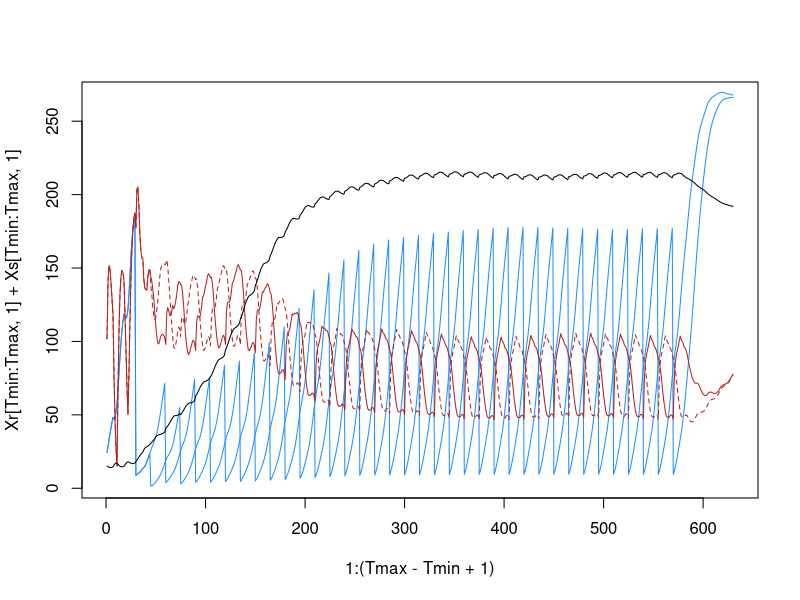

Here is the R script that generated this plot:
# 
# This script seeks to replicate the high-tunnel model that Tony sent me Aug 2017
# 
# by:  Lucas A. Nell
# 



library(Matrix) # for sparse matrices


# Equivalent to diag(v, k) in MATLAB
diag_ml <- function(v, k = 0) {
    k <- as.integer(k)
    md <- diag(as.vector(v))
    md2 <- matrix(0, nrow(md) + abs(k), ncol(md) + abs(k))
    if (k > 0) {
        md2[1:nrow(md), (k+1):ncol(md2)] <- md
    } else if (k < 0) {
        md2[(abs(k)+1):nrow(md2), 1:ncol(md)] <- md
    } else {
        md2 <- md
    }
    return(md2)
}

# Check if any numbers are actually complex (imaginary part is != 0)
any_complex <- function(x) {
    any(sapply(x, function(xx) !identical(Im(xx), 0)))
}

# global totStage stageInts mumInts sj sa relatt sexratio Lr Ls clone


# % NOTE: The code is set up for 2 clones that have different life histories.
# % The life histories are taken from lab experiments and correspond to
# % demographic parameters at 20 and 27 C. See Meisner et al. 2014.
# 
# % The juvenile and adult demographic rates are separated, so you can pick
# % them separately for the different clones. "Resistant" clones are
# % resistant to parasitism.
# 
# % rows: 1=resistant, susceptible = 2
# % columns: 1=aphid juv, 2=aphid adult
# % values 1=low growth rate, 2=high growth rate
clone <- rbind(c(2, 1), c(2, 2))

# %%%%%%%%%%%%%%%%%%%%%%%%%%%%%%%%%%%%%%%%%%%%%%%
# % lab parameters

totStage <- 32

# % this sets the time scale in terms of the numbers of days per instar and
# % mummy development time
stageInts <- rbind(c(2, 2, 2, 2, 19), c(1, 1, 1, 2, 23))
mumInts <- cbind(7, 3)

# % juvenile survival
sj <- cbind(0.9745, 0.9849)

# % adult survival
sa <- rbind(c(1.0000, 0.9949, 0.9818, 0.9534, 0.8805, 0.8367, 0.8532, 0.8786, 0.8823, 
              0.8748, 0.8636, 0.8394, 0.8118, 0.8096, 0.8240, 0.8333, 0.7544, 0.5859, 
              0.4155, 0.2216),
            c(1.0000, 0.9986, 0.9951, 0.9874, 0.9675, 0.9552, 0.9550, 0.9549, 0.9462, 
              0.8992, 0.8571, 0.8408, 0.8281, 0.8062, 0.7699, 0.7500, 0.7559, 0.7649, 
              0.7240, 0.4367))
sa <- cbind(sa, matrix(0,2,180))

# % reproduction
repro <- rbind(
    c(0, 2.5925, 4.4312, 5.1403, 5.5190, 5.6633, 5.6010, 5.4577, 5.2904, 5.0613, 4.6970, 
      3.3577, 1.5946, 1.0817, 0.9666, 0.8333, 0.4689, 0.0709, 
      0, 0, 0, 0),
    c(0, 3.1975, 5.4563, 6.2996, 6.7372, 6.9030, 6.8210, 6.6100, 6.1962, 5.1653, 4.1837, 
      3.6029, 3.1023, 2.4799, 1.6909, 1.1750, 1.0148, 0.9096, 
      0.7821, 0.6430, 0.5000, 0.3531)
)
repro <- cbind(repro, matrix(0,2,178))


# % relative attack rate on the different instars
# % from Ives et al 1999
relatt_by_instar <- cbind(0.12, 0.27, 0.39, 0.16, 0.06)

# % putting in the attack rates for different development rates
relattemp <- matrix(0,2,totStage)
for (j in 1:2) {
    counter <- 0
    for (i in 1:5) {
        relattemp[j,(counter+1):(counter+stageInts[j,i])] <- relatt_by_instar[i] %*% 
            matrix(1,1,stageInts[j,i])
        counter <- counter + stageInts[j,i]
    }
}
relatt <- relattemp

sexratio <- 0.5


a <- 2.5
k <- 0.0005
kp <- 0.0006
kk <- 0.1811
h <- 0.0363

sw <- 0.55
s1 <- 0
s2 <- 0
s3 <- 0
rho <- 2 / (1 + exp(-s3)) - 1
mumDetect <- 0.3923
sm <- 33.5455

# % These are the survivals of singly attacked and multiply attacked
# % resistant aphids
fresist <- cbind(0.9, 0.6)

# %%%%%%%%%%%%%%%%%%%%%%%%%%%%%%%%%%%%%%%%%%%%%%%
# % set up Leslie matrices

# % resistant clones
L <- matrix(0,totStage,totStage)
juvTime <- sum(stageInts[clone[1,1],1:(ncol(stageInts)-1)])
LL <- diag_ml(c(sj[,clone[1,1]] * matrix(1,1,juvTime), 
                sa[clone[1,2], 1:(totStage-juvTime-1)]), -1)
LL[1,(juvTime+1):(juvTime+stageInts[clone[1,1],ncol(stageInts)])] <- 
    repro[clone[1,2],1:(stageInts[clone[1,1],ncol(stageInts)])]
L <- LL



L_eigen <- eigen(L)
SAD <- L_eigen$vectors
r <- matrix(L_eigen$values, ncol = 1)
rmax <- max(abs(r))
Rr <- rmax

SADdist <- SAD[, abs(r) == rmax]
SADdist <- SADdist / sum(SADdist)
Lr <- L
if (!any_complex(SADdist)) SADdist <- as.numeric(SADdist)
SADdistr <- matrix(SADdist, ncol = 1)

# % susceptible clones
L <- matrix(0,totStage,totStage)
juvTime <- sum(stageInts[clone[2,1],1:(ncol(stageInts)-1)])
LL <- diag_ml(c(sj[clone[2,1]] %*% matrix(1,1,juvTime), 
                sa[clone[2,2],1:(totStage-juvTime-1)]), -1)
LL[1,(juvTime+1):(juvTime+stageInts[clone[2,1],ncol(stageInts)])] <- 
    repro[clone[2,2], 1:stageInts[clone[2,1],ncol(stageInts)]]
L <- LL

L_eigen <- eigen(L)
SAD <- L_eigen$vectors
r <- L_eigen$values
rmax <- max(abs(r))
Rs <- rmax


SADdist <- SAD[, abs(r) == rmax]
SADdist <- SADdist / sum(SADdist)
if (!any_complex(SADdist)) SADdist <- as.numeric(SADdist)
Ls <- L
SADdists <- matrix(SADdist, ncol = 1)



# %%%%%%%%%%%%%%%%%%%%%%%%%%%%%%%%%%%%%%%%%%%%%%%
# % field parameters: This is set up to have different harvesting patterns
# % between nfield fields.

# % number of fields
nfield <- 2

# % kill rate at harvesting
kill <- 0.05

# % dispersal rates between fields for aphids, adult wasps, and predators
da <- 0.05
dw <- 1
pred <- 0.8

# % initial densities of aphids and parasitoids
initx <- 20
inity <- 1

# % time between harvests
cycles <- 20
cyclelength <- 30
fractresist <- 0.05

# %%%%%%%%%%%%%%%%%%%%%%%%%%%%%%%%%%%%%%%%%%%%%%%
# % run program

xrinit <- fractresist * initx * SADdistr %*% matrix(1,1,nfield)
xsinit <- (1-fractresist) * initx * SADdists %*% matrix(1,1,nfield)

ny <- sum(mumInts) + 1
yr <- 0 * xrinit[1:(ny-1),]
yr <- inity * rbind(yr, c(1, 1))
ys <- 0 * xsinit[1:(ny-1),]
ys <- inity * rbind(ys, c(1, 1))


Tmax <- cyclelength * (1 + cycles)
harvesttimes <- rbind(c(cyclelength * (1:1), cyclelength * (2:cycles)),
                      c(cyclelength * (1:1), cyclelength * (2:(cycles-1)) - cyclelength/2,
                        cyclelength * cycles))

xs <- xsinit
xr <- xrinit










HighTunnelExptSimfunct <- function(
    xr,xs,yr,ys,a,fresist,k,kp,kk,h,sw,s1,s2,rho,sm,Tmax,nfield,kill,
    harvesttimes,da,dw,pred) {
    
    # global totStage stageInts mumInts sj sa relatt sexratio Lr Ls clone

    Su <- 0.2015^2 * diag(1, 2)
    
    # increased ME for mummies for development time
    Su[2,2] <- sm * Su[2,2]
    
    nx  <- totStage
    ny <- sum(mumInts) + 1
    
    Xr <- matrix(0, Tmax, nfield)
    Yr <- matrix(0, Tmax, nfield)
    Xs <- matrix(0, Tmax, nfield)
    Ys <- matrix(0, Tmax, nfield)
    
    LLr <- Matrix(Lr, sparse = TRUE)
    LLs <- Matrix(Ls, sparse = TRUE)
    
    for (t in 1:Tmax) {
        for (i in 1:nfield) {
            ypr <- yr[1:mumInts[1], i]
            ypr <- ypr[ypr>0]
            yps <- ys[1:mumInts[1], i]
            yps <- yps[yps>0]
            
            sxyt <- sum(c(xr[,i], xs[,i], ypr, yps))
            Kt <- 1 / (1 + k * sxyt)
            Kpt <- 1 / (1 + kp * sxyt)
            
            
            mm <- rbind(a * relatt[clone[1,1],] * (yr[nrow(yr),i] + ys[nrow(ys),i]) / 
                            (h * sxyt + 1))
            AA <- (1 + t(mm) / kk)
            As <- AA^(-kk)
            
            mm <- rbind(a * relatt[clone[2,1],] * (yr[nrow(yr),i] + ys[nrow(ys),i]) / 
                            (h * sxyt + 1))
            AA <- (1 + t(mm) / kk)
            Ar <- AA^(-kk) + fresist[1] * t(mm) * AA^(-kk-1) + fresist[2] *
                (1-(AA^(-kk) + t(mm) * AA^(-kk-1)))
            
            xtr <- (pred * Kt * Ar) * as.matrix(LLr %*% xr[,i])
            xts <- (pred * Kt * As) * as.matrix(LLs %*% xs[,i])
            
            yt <- cbind(yr[,i])
            y <- cbind(yr[,i])
            x <- cbind(xr[,i])
            yt[length(yt)] <- sw * y[length(y)] + sexratio * y[(length(y)-1)]
            yt[(mumInts[1]+2):(length(yt)-1)] <- pred * y[(mumInts[1]+1):(length(y)-2)]
            yt[2:(mumInts[1]+1)] <- Kpt * sj[clone[1,1]] * y[1:mumInts[1]]
            yt[1] <- (Kpt * t(matrix(1,totStage,1) - Ar)) %*% as.matrix(LLr %*% x)
            ytr <- yt
            
            yt <- cbind(ys[,i])
            y <- cbind(ys[,i])
            x <- cbind(xs[,i])
            yt[length(yt)] <- sw * y[length(y)] + sexratio * y[(length(y)-1)]
            yt[(mumInts[1]+2):(length(yt)-1)] <- pred * y[(mumInts[1]+1):(length(y)-2)]
            yt[2:(mumInts[1]+1)] <- Kpt * sj[clone[2,1]] * y[1:mumInts[1]]
            yt[1] <- (Kpt * t(matrix(1,totStage,1) - As)) %*% as.matrix(LLs %*% x)
            yts <- yt
            
            if (t %in% harvesttimes[i,1:(ncol(harvesttimes)-1)]) {
                # Tony used a matrix for the end of a sequence (1:mumInts).
                # The behavior of this in matlab is to just end at the first element of 
                # the matrix (i.e., 1:mumInts[1,1])
                mumInts_ <- mumInts[1,1]
                xtr <- kill * xtr
                ytr[1:mumInts_] <- kill * ytr[1:mumInts_]
                ytr[(mumInts_+1):(length(ytr)-1)] <- 0
                
                xts <- kill * xts
                yts[1:mumInts_] <- kill * yts[1:mumInts_]
                yts[(mumInts_+1):(length(yts)-1)] <- 0
            }
            
            xr[,i] <- xtr
            xs[,i] <- xts
            yr[,i] <- ytr
            ys[,i] <- yts
        }
        
        dispersing <- da * cbind(rowMeans(xr[(sum(stageInts[clone[1,1],1:4])+1):nrow(xr),]))
        xr[(sum(stageInts[clone[1,1],1:4])+1):nrow(xr),] <- (1-da) *
            xr[(sum(stageInts[clone[1,1],1:4])+1):nrow(xr),] + 
            dispersing %*% matrix(1,1,nfield)
        
        dispersing <- da * cbind(rowMeans(xs[(sum(stageInts[clone[2,1],1:4])+1):nrow(xs),]))
        xs[(sum(stageInts[clone[2,1],1:4])+1):nrow(xs),] <- (1-da) *
            xs[(sum(stageInts[clone[2,1],1:4])+1):nrow(xs),] + 
            dispersing %*% matrix(1,1,nfield)
        
        dispersingw <- dw * mean(yr[nrow(yr),])
        yr[nrow(yr),] <- ((1-dw) * yr[nrow(yr),] + dispersingw)
        
        dispersingw <- dw * mean(ys[nrow(ys),])
        ys[nrow(ys),] <- ((1-dw) * ys[nrow(ys),] + dispersingw)
        
        nap <- nx + mumInts[1]
        
        yy <- rbind(xr, yr)
        Xr[t,] <- colSums(yy[1:nap,])
        Yr[t,] <- colSums(yy[(nx+1):nap,]) / colSums(yy[1:nap,])
        
        yy <- rbind(xs, ys)
        Xs[t,] <- colSums(yy[1:nap,])
        Ys[t,] <- colSums(yy[(nx+1):nap,]) / colSums(yy[1:nap,])
    }
    

    out_list <- list(Xr = Xr, Xs = Xs, Yr = Yr, Ys = Ys, xr = xr, xs = xs, 
                     yr = yr, ys = ys)
    
    return(out_list)
}



out_list <- HighTunnelExptSimfunct(xr,xs,yr,ys,a,fresist,k,kp,kk,h,sw,s1,s2,rho,sm,
                                   Tmax,nfield,kill,harvesttimes,da,dw,pred)
# Assigning out_list values to global ones for objects Xr, Xs, Yr, Ys, xr, xs, yr, & ys
invisible(
    lapply(names(out_list), 
           function(NAME) {
               eval(parse(text = paste0(NAME, ' <<- out_list$', NAME)))
           }))


Ymax <- 1.2 * max(max(Xr+Xs))
Ymax2 <- 1.2 * max(max(Xr+Xs))
range <- c(0, Tmax, 0, Ymax)
Tmin <- 1

# Figure 1
plot(1:(Tmax-Tmin+1),Xr[Tmin:Tmax,1]+Xs[Tmin:Tmax,1], type = 'l', col = 'dodgerblue')
lines(1:(Tmax-Tmin+1),Xr[Tmin:Tmax,2]+Xs[Tmin:Tmax,2], col = 'dodgerblue')
lines(1:(Tmax-Tmin+1),Ymax2 * (Yr[Tmin:Tmax,1]+Ys[Tmin:Tmax,1]), col = 'firebrick')
lines(1:(Tmax-Tmin+1),Ymax2 * (Yr[Tmin:Tmax,2]+Ys[Tmin:Tmax,2]), col = 'firebrick', lty = 2)
lines(1:(Tmax-Tmin+1),Ymax2*(Xr[Tmin:Tmax,1]+Xr[Tmin:Tmax,2])/
         (Xr[Tmin:Tmax,1]+Xr[Tmin:Tmax,2]+Xs[Tmin:Tmax,1]+Xs[Tmin:Tmax,2]), col = 'black')